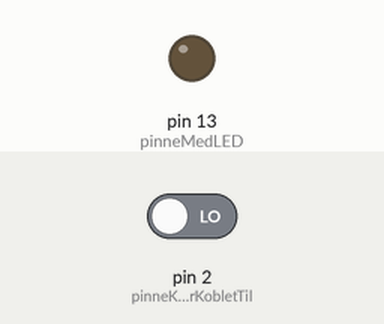
Simulated run of this sketch. Board: Arduino Uno, built with avr-gcc and run on an emulated ATmega328P. Parts: output pins drawn as LEDs (lit = HIGH). The inputs (shaded band) are chosen by the test bench; at power-on: pin 2 (pinneKnappenErKobletTil) LOW.

Above: at 1.2 s.
1.3 s: pin 2 (pinneKnappenErKobletTil) driven HIGH
At 1.6 s:
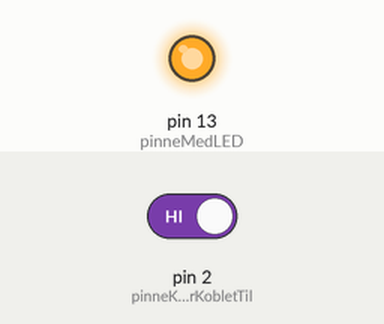
2.8 s: pin 2 (pinneKnappenErKobletTil) driven LOW
At 4.0 s:
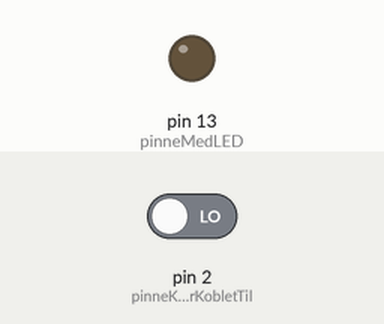
Timing chart, 0 to 5.8 s (numbered marks = the images above; inputs shaded):
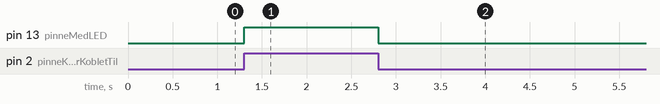

Measured:
- after the input at 1.3 s, pin 13 (pinneMedLED): LOW → HIGH at once
- after the input at 2.8 s, pin 13 (pinneMedLED): HIGH → LOW at once

The sketch:

button_norsk.ino
```cpp
// Dette programmet er "02. Digital > Button" eksempelet, med mange kommentarer.
// Tekst som er bak disse to tegnene ( // ) er kommentarer og påvirker ikke koden sin funksjon.
// TIPS: Husk å ende hver linje med kode med et semikolon ( ; ) tegn.
// TIPS: Noter deg fargeforskjellen på funksjoner og kode. Funksjonene er farget og de er selve kommandoen som får noe til å skje.

// Først lager vi tre variable sånn at vi kan gi dem verdier. Vi setter disse variablene før hoved-funskjonen.

int pinneKnappenErKobletTil = 2; // Denne linjen lager en variabel som lagrer pin nummeret til knappen som er koblet til.
int pinneMedLED =  13;           // Denne linjen lager en variabel som lagrer pin nummeret til LEDen som er koblet til.
int knappenErTrykketNed = 0;     // Denne linjen lager en variabel der vi skal lagre informasjon som forteller oss om knappen er trykket ned eller ikke.
// Verdien til denne variablen kommer til å forandre seg mens programmet kjører.

// Her skriver vi koden som skal kjøres en gang av Arduinoen.

// Her åpner vi funksjonen med en åpen bracket. ( { )
void setup() {
  // Alt som er inni { og } tegnene er inni en funksjon som heter setup.
  pinMode(pinneMedLED, OUTPUT);            // Dette gjør slik at vi kan sende et digitalt signal til pinne 13.
  pinMode(pinneKnappenErKobletTil, INPUT); // Dette gjær slik at vi kan lese signaler av pinne 2.

  // Hvis det er andre ting vi må gjøre når vi starter programmet bør vi legge dem til her.

} // Denne funksjonen ender her med en lukkende bracket ( } )

// Her er hoved-funksjonen eller "loopen". Funksjonen åpnes med en {
void loop() {

  // Det første vi gjør er å sjekke om knappen er trykket ned.
  // Dette gjør vi ved å lese av den digitale verdien til pinnen knappen er koblet til.
  knappenErTrykketNed = digitalRead(pinneKnappenErKobletTil); // Denne linjen måler og forteller oss om knappen er trykken ned (1) eller ikke (0)

  // Nå vil vi gjøre noe med informasjonen vi fikk fra å lese av knappen.
  // Vi vil skru på LEDen vår hvis knappen er trykket ned og skru den av hvis knappen ikke er trykket ned.
   // "if" blokken er en viktig operasjon i kode. Den sjekker hvis noe er sant, og utfører kode hvis det som ble sjekket var sant.
  if (knappenErTrykketNed == 1)  // I denne "if" blokken sjekker vi om variabelen vår "knappenErTrykketNed" er lik 1.
  { // Vi åpner "if" blokken sin scope med en {
    // All koden som er inne i mellom { og } blir utført hvis "if" blokken sitt kontrollspørsmål var sant.

    digitalWrite(pinneMedLED, HIGH); // Denne linja skrur på LED lyset. Det blir gjørt ved å sette verdien på pinnen til LEDen til HIGH.

    // Her kan man plasserere annen kode man vil kjøre om knappen er trykket ned.

   } // Denne }'en markerer at "if" blokken vår ender.
  // "else" blokken er den andre halvdelen av "if" blokken som blir kjørt om kontrollspørsmålet i "if" blokken var usann.
  else
  { // Vi åpner "else" blokken sin scope med en {
    // All koden som er inne i mellom { og } blir utført hvis "if" blokken sitt kontrollspørsmåø var usant.

    digitalWrite(pinneMedLED, LOW); // Denne linja skrur av LED lyset. Det blir gjort ved å sette veriden på pinnen til LEDen til LOW.

    // Her kan man plassere annen kode man vil kjøre når knappen ikke er trykket ned.

  } // Denne }'en markerer at "else" blokken vår ender.

} // Loopen slutter her ved denne }'en

// Koden som du skriver under her blir ikke kjørt inne i loopen.
// Vil du at mer skal skje inne i loopen må du legge til mer kode tidligere i programmet.
```
